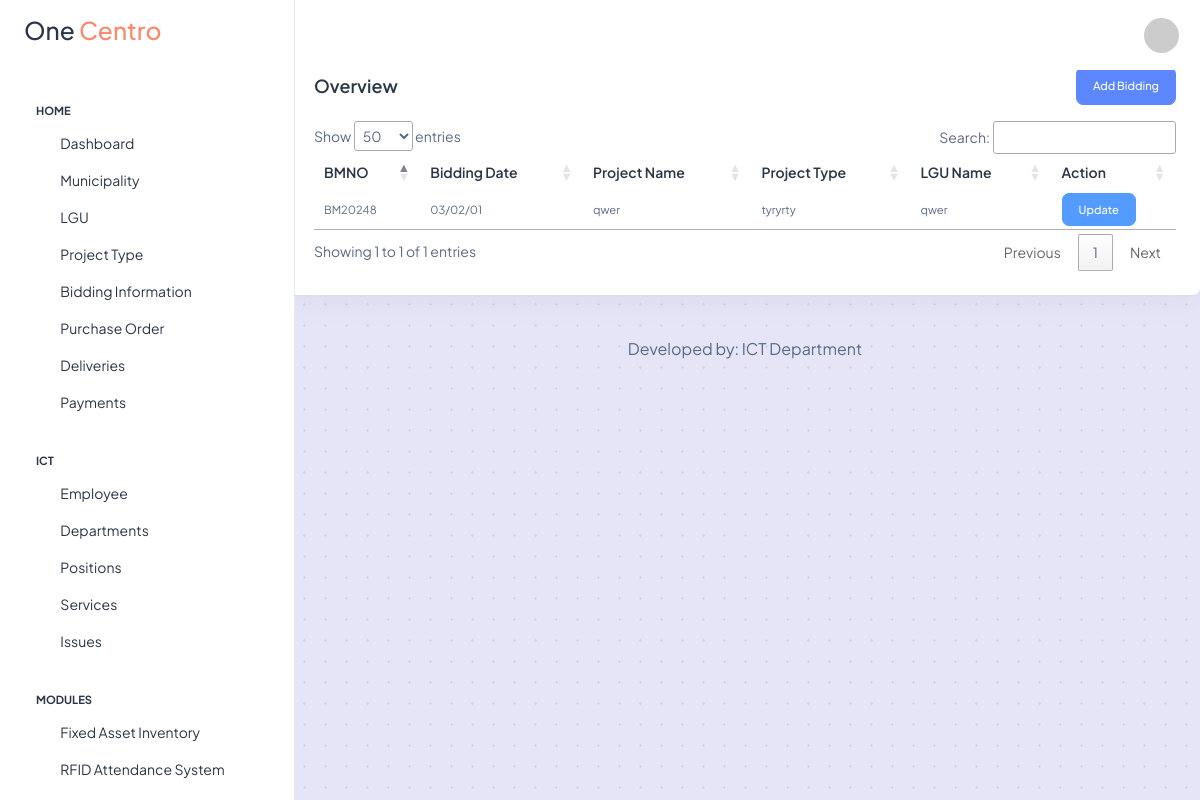
The app's page /dashboard/bidding-information.php (signed in), older data.
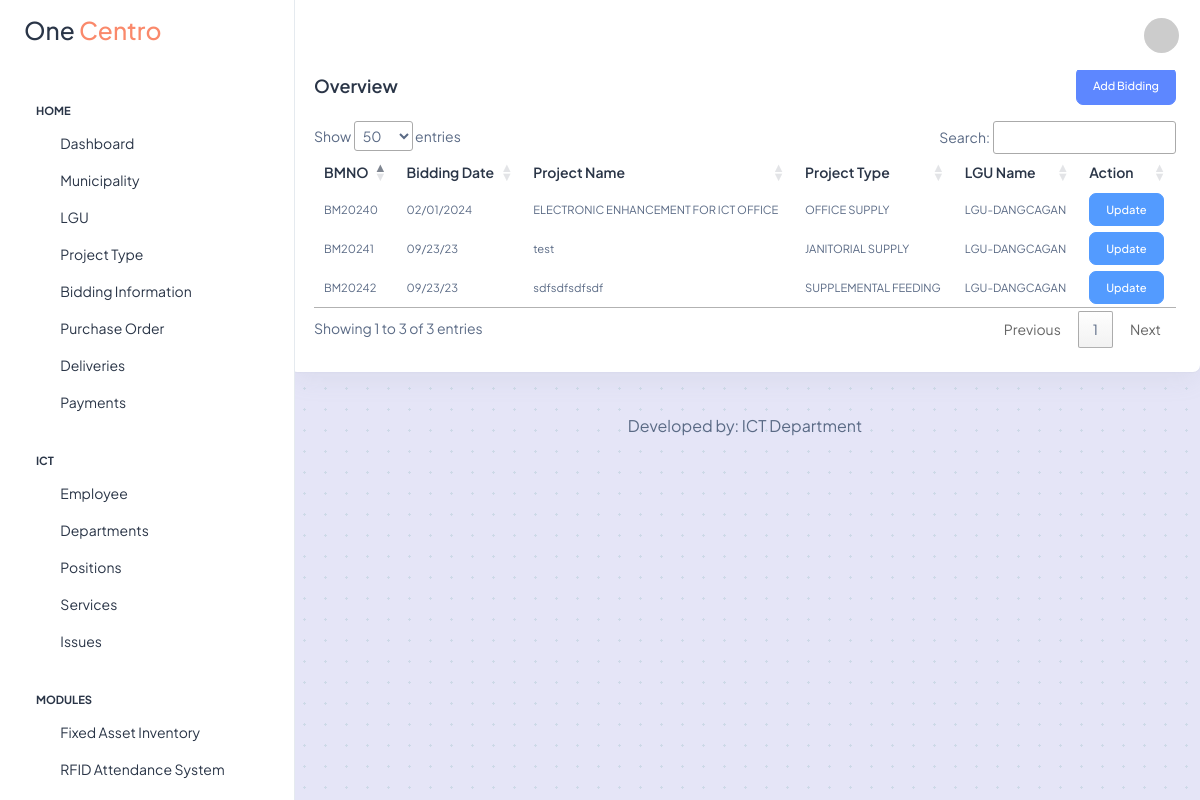
The same page, newer data.
### tables this page shows
CREATE TABLE `bd_project_information` (
  `id` int(11) NOT NULL,
  `bm_no` varchar(50) NOT NULL,
  `po_no` varchar(50) NOT NULL,
  `dr_no` varchar(50) NOT NULL,
  `lgu_id` int(11) NOT NULL,
  `project_type_id` int(11) NOT NULL,
  `project_name` varchar(255) NOT NULL,
  `project_status` varchar(20) NOT NULL,
  `payment_structure` varchar(20) NOT NULL,
  `project_budget_amount` double NOT NULL,
  `delivery_target_month` varchar(20) NOT NULL,
  `total_sku_assortment` varchar(10) NOT NULL,
  `total_quantity` varchar(10) NOT NULL,
  `total_amount` double NOT NULL,
  `expense_type` varchar(50) NOT NULL,
  `bid_date` varchar(10) NOT NULL,
  `award_date` varchar(10) NOT NULL,
  `po_date` varchar(10) NOT NULL,
  `remarks` text NOT NULL,
  `added_on` varchar(10) NOT NULL,
  `updated_on` varchar(10) NOT NULL
);

CREATE TABLE `bd_project_type` (
  `id` int(11) NOT NULL,
  `project_type_code` varchar(255) NOT NULL,
  `project_description` text NOT NULL,
  `project_details` text NOT NULL
);

CREATE TABLE `bd_lgu` (
  `id` int(11) NOT NULL,
  `lgu_code` varchar(4) NOT NULL,
  `lgu_name` varchar(100) NOT NULL,
  `municipality_id` int(11) NOT NULL
);

### db/conn.php (called while the page is built)
<?php
    class DBConnection {
        private $host = "localhost";
        private $user = "root";
        private $pass = "";
        private $db = "one_centro";
        protected function connect() {
            try {
                $dsn = 'mysql: host=' . $this->host . ';dbname=' . $this->db;
                $pdo = new PDO($dsn, $this->user, $this->pass);
                $pdo->setAttribute(PDO::ATTR_ERRMODE, PDO::ERRMODE_EXCEPTION);
                return $pdo;
            } catch(PDOException $e) {
                print_r($e);
            }
        }
    }
?>

### models/bidding-information-facade.php (called while the page is built, shortened)
<?php
class BiddingInformationFacade extends DBConnection {
    public function fetchBiddingInformation() {
        $sql = $this->connect()->prepare("SELECT * FROM bd_project_information");
        $sql->execute();
        return $sql;
    }
}
?>

### models/project-type-facade.php (called while the page is built, shortened)
<?php
class ProjectTypeFacade extends DBConnection
{
    public function fetchProjectTypeById($projectTypeId)
    {
        $sql = $this->connect()->prepare("SELECT * FROM bd_project_type WHERE id = '$projectTypeId'");
        $sql->execute();
        return $sql;
    }
}

### models/lgu-facade.php (called while the page is built, shortened)
<?php
class LGUFacade extends DBConnection
{
    public function fetchLGUById($LGUId)
    {
        $sql = $this->connect()->prepare("SELECT * FROM bd_lgu WHERE id = ?");
        $sql->execute([$LGUId]);
        return $sql;
    }
}

### dashboard/bidding-information.php (the view, shortened to what the changed rows need)
<?php
include realpath(__DIR__ . '/../includes/layout/dashboard-header.php');
include realpath(__DIR__ . '/../models/lgu-facade.php');
include realpath(__DIR__ . '/../models/project-type-facade.php');
include realpath(__DIR__ . '/../models/bidding-information-facade.php');
$LGUFacade = new LGUFacade;
$projectTypeFacade = new ProjectTypeFacade;
$biddingInformationFacade = new BiddingInformationFacade;
?>
<div class="page-wrapper" id="main-wrapper" data-layout="vertical" data-navbarbg="skin6" data-sidebartype="full" data-sidebar-position="fixed" data-header-position="fixed">
    <div class="body-wrapper">
        <div class="container-fluid">
            <div class="row">
                <div class="col-lg-12 d-flex align-items-strech">
                    <div class="card w-100">
                        <div class="card-body p-4">
                            <div class="d-flex justify-content-between">
                                <h5 class="card-title fw-semibold my-2">Overview</h5>
                                <button type="button" class="btn btn-primary" data-bs-toggle="modal" data-bs-target="#addBiddingModal">Add Bidding</button>
                            </div>
                            <div class="py-2">
                            </div>
                            <div class="table-responsive">
                                <table class="table data-table text-nowrap mb-0 align-middle">
                                    <thead class="text-dark fs-4">
                                        <tr>
                                            <th class="border-bottom-0">
                                                <h6 class="fw-semibold mb-0">BMNO</h6>
                                            </th>
                                            <th class="border-bottom-0">
                                                <h6 class="fw-semibold mb-0">Bidding Date</h6>
                                            </th>
                                            <th class="border-bottom-0">
                                                <h6 class="fw-semibold mb-0">Project Name</h6>
                                            </th>
                                            <th class="border-bottom-0">
                                                <h6 class="fw-semibold mb-0">Project Type</h6>
                                            </th>
                                            <th class="border-bottom-0">
                                                <h6 class="fw-semibold mb-0">LGU Name</h6>
                                            </th>
                                            <th class="border-bottom-0">
                                                <h6 class="fw-semibold mb-0">Action</h6>
                                            </th>
                                        </tr>
                                    </thead>
                                    <tbody>
                                        <?php
                                        $fetchBiddingInformation = $biddingInformationFacade->fetchBiddingInformation();
                                        while ($row = $fetchBiddingInformation->fetch(PDO::FETCH_ASSOC)) { ?>
                                            <tr>
                                                <td class="border-bottom-0">
                                                    <p class="mb-0 fw-normal"><?= $row["bm_no"] ?></p>
                                                </td>
                                                <td class="border-bottom-0">
                                                    <p class="mb-0 fw-normal"><?= $row["bid_date"] ?></p>
                                                </td>
                                                <td class="border-bottom-0">
                                                    <p class="mb-0 fw-normal"><?= $row["project_name"] ?></p>
                                                </td>
                                                <td class="border-bottom-0">
                                                    <?php
                                                    $projectTypeId = $row["project_type_id"];
                                                    $fetchProjectTypeById = $projectTypeFacade->fetchProjectTypeById($projectTypeId);
                                                    while ($projectType = $fetchProjectTypeById->fetch(PDO::FETCH_ASSOC)) { ?>
                                                        <p class="mb-0 fw-normal"><?= $projectType["project_description"] ?></p>
                                                    <?php }
                                                    ?>
                                                </td>
                                                <td class="border-bottom-0">
                                                    <?php
                                                    $LGUId = $row["lgu_id"];
                                                    $fetchLGUById = $LGUFacade->fetchLGUById($LGUId);
                                                    while ($LGU =  $fetchLGUById->fetch(PDO::FETCH_ASSOC)) { ?>
                                                        <p class="mb-0 fw-normal"><?= $LGU["lgu_name"] ?></p>
                                                    <?php }
                                                    ?>
                                                </td>
                                                <td class="border-bottom-0">
                                                    <a href="bidding-information?is_updated=<?= $row["id"] ?>" class="btn btn-info">Update</a>
                                                </td>
                                            </tr>
                                        <?php } ?>
                                    </tbody>
                                </table>
                            </div>
                        </div>
                    </div>
                </div>
            </div>
        </div>
    </div>
</div>
<?php include realpath(__DIR__ . '/../includes/layout/dashboard-footer.php') ?>

Row changes from the older to the newer data that the page shows:
removed bd_project_information: bm_no "BM20248", bid_date "03/02/01", project_name "qwer"
removed bd_project_type: project_description "tyryrty", shown under "BM20248"
removed bd_lgu: lgu_name "qwer", shown under "BM20248"
added bd_project_information: bm_no "BM20240", bid_date "02/01/2024", project_name "ELECTRONIC ENHANCEMENT FOR ICT OFFICE"
added bd_project_type: project_description "OFFICE SUPPLY", shown under "BM20240"
added bd_lgu: lgu_name "LGU-DANGCAGAN"
added bd_project_information: bm_no "BM20241", bid_date "09/23/23", project_name "test"
added bd_project_type: project_description "JANITORIAL SUPPLY", shown under "BM20241"
added bd_project_information: bm_no "BM20242", bid_date "09/23/23", project_name "sdfsdfsdfsdf"
added bd_project_type: project_description "SUPPLEMENTAL FEEDING", shown under "BM20242"
Text that changed along with them:
text written by a page script: "Show entries Search: Showing 1 to 1 of 1 entries Previous 1 Next" → "Show entries Search: Showing 1 to 3 of 3 entries Previous 1 Next"
